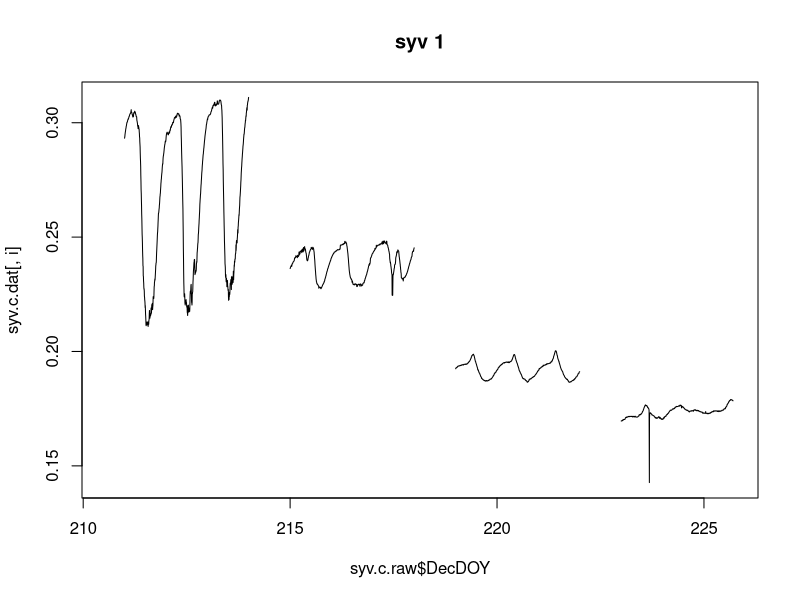
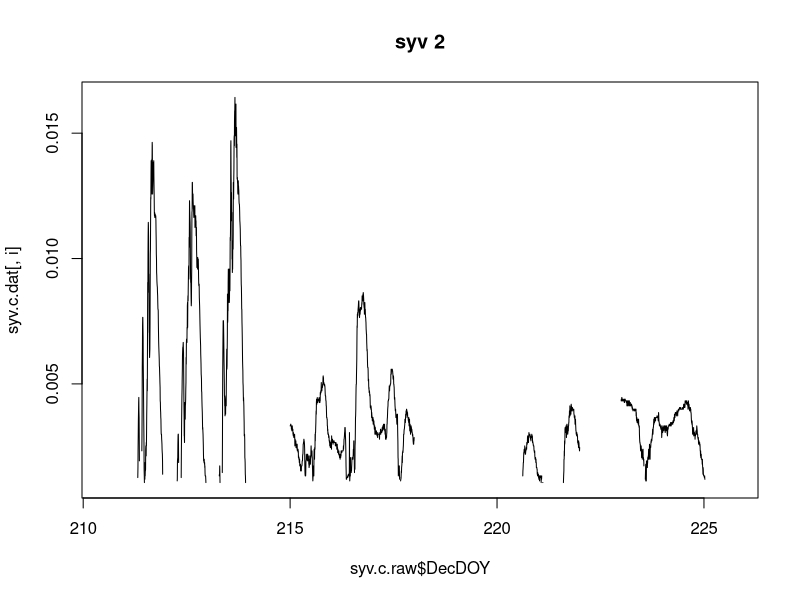
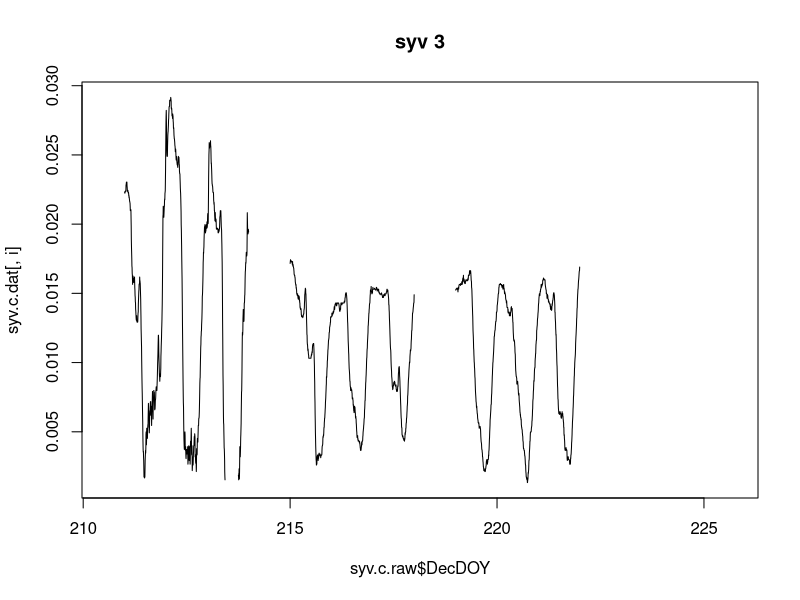
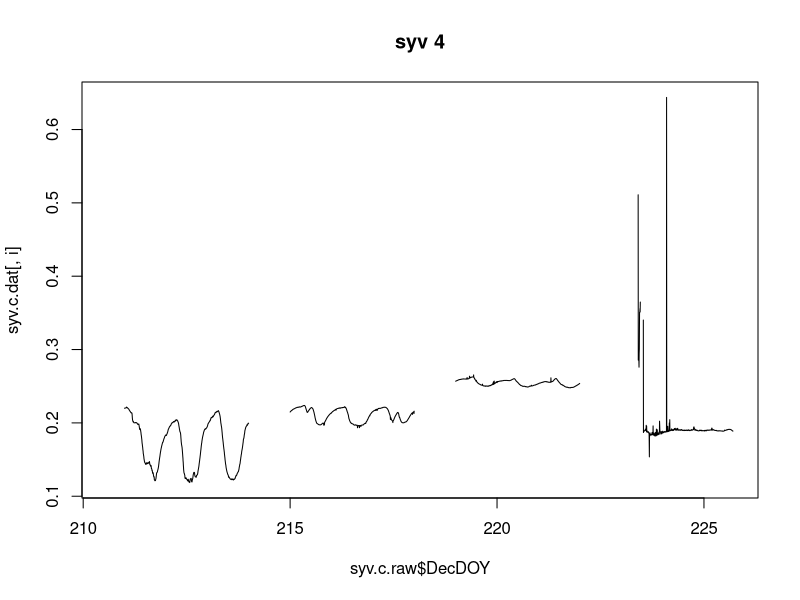
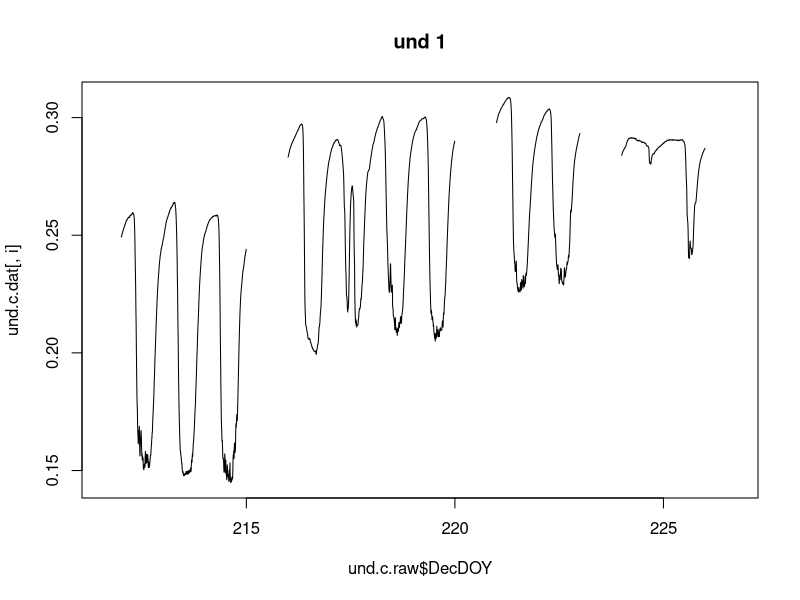
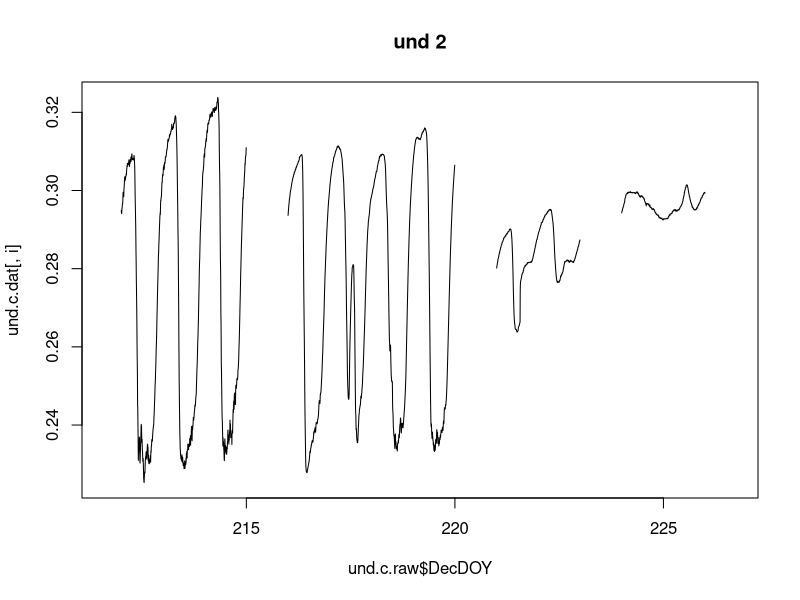
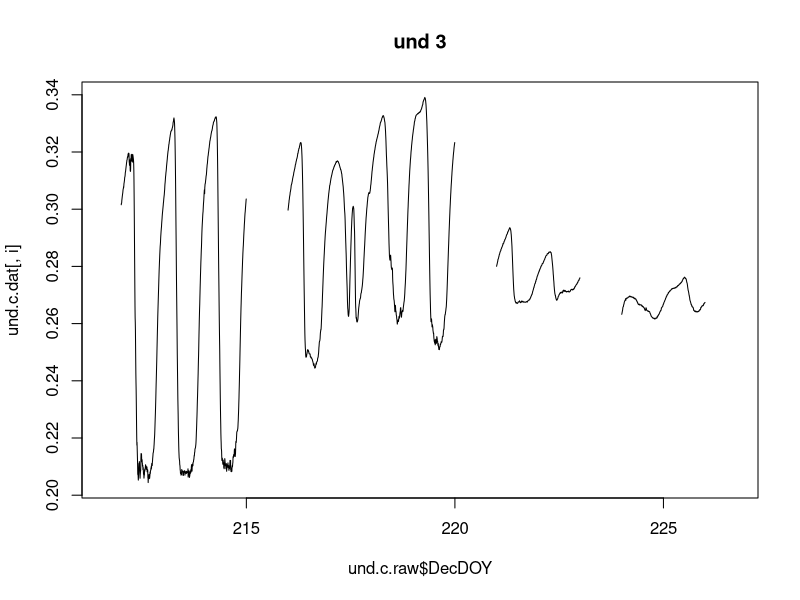
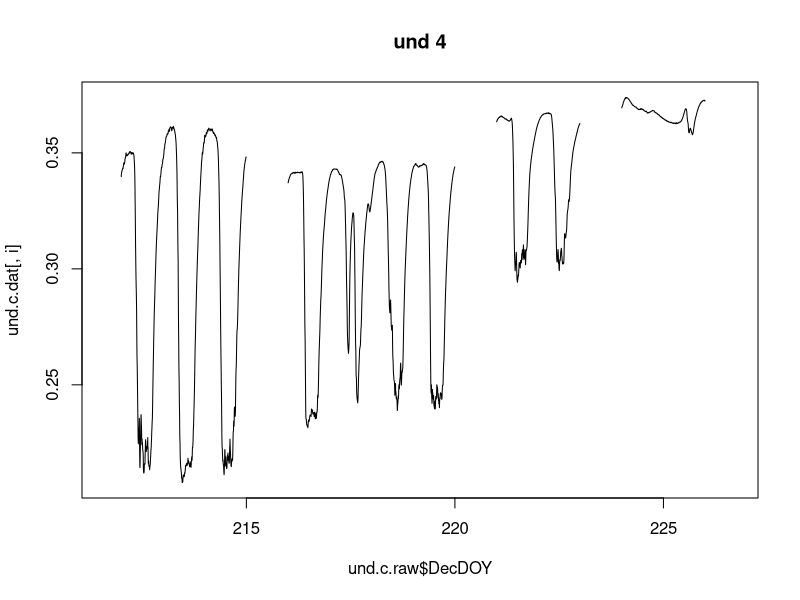

Reproduce these figures in R, in order. (Note: this script raises an error after producing the figures.)
#Calculates radial profiles from calibration experiment 
#in which a long needle measured sap flux for ~3 days at each of 4 depths.

#Data from calibration 
syv.c.raw<-read.csv('SYV_Calib.csv')
und.c.raw<-read.csv('UND_Calib.csv')
wcr.c.raw<-read.csv('WCR_Calib.csv')

#WCR has an extra day with messy data. Remove
wcr.c.raw<-wcr.c.raw[wcr.c.raw$DOY > 208,]


sc<-8 #First column with main data

#Cleanup
syv.c.dat<-syv.c.raw[,sc:ncol(syv.c.raw)]
syv.c.dat[syv.c.dat<0.001 | syv.c.dat> 1]<-NaN
und.c.dat<-und.c.raw[,sc:ncol(und.c.raw)]
und.c.dat[und.c.dat<0.001 | und.c.dat> 1]<-NaN
wcr.c.dat<-wcr.c.raw[,sc:ncol(wcr.c.raw)]
wcr.c.dat[wcr.c.dat<0.001 | wcr.c.dat> 1]<-NaN

#Days when sensor was moved between depths (from field journal)
und.switchdays<-c(211,215,220,223,226)
wcr.switchdays<-c(209,213,217,221,224)
syv.switchdays<-c(210,214,218,222,226)


#take out days where I switched the sensor
syv.c.dat[syv.c.raw$DOY %in% syv.switchdays,]<-NaN
#& syv.c.raw$H > 6 &syv.c.raw$H< 22,] <- NaN
und.c.dat[und.c.raw$DOY %in% und.switchdays,]<-NaN
#& und.c.raw$H > 6 &und.c.raw$H< 22,] <- NaN
wcr.c.dat[wcr.c.raw$DOY %in% wcr.switchdays,]<-NaN
#& wcr.c.raw$H > 6 &wcr.c.raw$H< 22,] <- NaN

#First look plots
for(i in 1:4){
  plot( syv.c.raw$DecDOY,syv.c.dat[,i], main=paste('syv', i), type='l')
}
for(i in 1:5){
  plot(und.c.raw$DecDOY, und.c.dat[,i],  main=paste('und', i), type='l')
}
for(i in 1:2){
  plot(wcr.c.raw$DecDOY, wcr.c.dat[,i], main=paste('wcr', i), type='l')
}


sites<-list(wcr.c.dat,syv.c.dat,und.c.dat)
meta.raw<-list(wcr.c.raw,syv.c.raw,und.c.raw)
names<-c('wcr','syv','und')

#Loop for all 3 sites. Probably would have been more efficient as a function but it works
for (s in 1:3){
  DAT<-sites[[s]]      #Grab data for a site
  meta<-meta.raw[[s]]  #Grab metadata for same site
  
  DAT.t<-cbind(meta$DOY, DAT) #Timeseries + raw data. Same for all sites
  colnames(DAT.t)<-c('DOY', colnames(DAT))
  
  #Set reusable params. Seriously this should have been a function.
  nObs<-nrow(DAT)
  DOYs<-unique(meta$DOY)
  nDays<-length(DOYs)
  nSensors<-ncol(DAT)
  Sensornames<-colnames(DAT)
  
  #Convert to flow. Throws errors because of days with all NaNs. Don't worry about it.
  maxes<-aggregate(DAT.t, by=list(DAT.t$DOY), FUN=max, na.rm=TRUE)
  maxes<-maxes[,3:ncol(maxes)]
  maxes[maxes==-Inf]<-NaN
  
  #Make repeating timeseries of maxes for sapflux calculation.
  Daymaxes<-as.data.frame(matrix(data=NaN,nrow=nObs, ncol=nSensors))
  Daymax.names<-rep(NaN, nSensors)
  for (v in 1:nSensors){
    print(v)
    Daymaxvec<-rep(NaN, nObs)
    for (i in 1:nDays){
      Daymaxvec[DAT.t$DOY==DOYs[i]]<-maxes[i,v]    
    }
    Daymaxes[,v]<-Daymaxvec 
    Daymax.names[v]<- paste(Sensornames[v],"max", sep='_')
  }
  colnames(Daymaxes)<-Daymax.names
  rm(Daymax.names, Daymaxvec)
  
# To flow
K<-as.data.frame(matrix(data=NaN,nrow=nObs, ncol=nSensors))
K.names<-rep(NaN, nSensors)
Flux<-as.data.frame(matrix(data=NaN,nrow=nObs, ncol=nSensors))
Flux.names<-rep(NaN, nSensors)
for(v in 1:nSensors){
  K[,v]<-((Daymaxes[,v]-DAT[,v])/DAT[,v])
  Flux[,v]<-0.000119*(K[,v])^1.231
  
  K.names[v]<-paste(Sensornames[v], "K",sep='_')
  Flux.names[v]<-paste(Sensornames[v], "Flux", sep='')                   
}

colnames(K)<-K.names
colnames(Flux)<-Flux.names

rm(K.names, K)

#Rename to save results
if(s==1){wcr.flux<-Flux} 
if(s==2){syv.flux<-Flux}
if(s==3){und.flux<-Flux}
  
}

#Plot flow. Nice decreasing pattern on most. Some SYV sensors break.
for(i in 1:4){
  plot( syv.c.raw$DecDOY,syv.flux[,i], main=paste('syv flux', i), type='l')
}
for(i in 1:5){
  plot(und.c.raw$DecDOY, und.flux[,i],  main=paste('und flux', i), type='l')
}
for(i in 1:2){
  plot(wcr.c.raw$DecDOY, wcr.flux[,i], main=paste('wcr flux', i), type='l')
}

rm('Flux','meta','Daymaxes')

#Ratios

#Prep for aggregation. Another thing that should be a function. 
#Geez 2016 me, get yourself together!
und.dectime<-(und.c.raw$H)+((und.c.raw$M)/60)
und.flux.t<-cbind(und.c.raw$DOY, und.dectime, und.flux)
colnames(und.flux.t)<-c('DOY','DecTime', colnames(und.flux))

syv.dectime<-(syv.c.raw$H)+((syv.c.raw$M)/60)
syv.flux.t<-cbind(syv.c.raw$DOY, syv.dectime, syv.flux)
colnames(syv.flux.t)<-c('DOY','DecTime', colnames(syv.flux))

wcr.c.raw$M<-as.numeric(levels(wcr.c.raw$M))[wcr.c.raw$M]
wcr.dectime<-(wcr.c.raw$H)+((wcr.c.raw$M)/60)
wcr.flux.t<-cbind(wcr.c.raw$DOY, wcr.dectime, wcr.flux)
colnames(wcr.flux.t)<-c('DOY','DecTime', colnames(wcr.flux))

#It rained on DOY 217. Remove.
#wcr.c.raw[wcr.c.raw$DOY == 217,]  #Change day for WCR so already NaN'd
syv.flux.t[syv.flux.t$DOY == 217 & syv.flux.t$DecTime >10 & syv.flux.t$DecTime<16,3:6]<-NaN
und.flux.t[und.flux.t$DOY == 217 & und.flux.t$DecTime >10 & und.flux.t$DecTime<16,3:7]<-NaN

#Position 1 (Normal 10mm depth, middle of 0 - 20 mm ring). Days from field journal.
und.d1<-und.flux.t[und.flux.t$DOY %in% c(212:214),]  #Pull days of interest
und.p1<-aggregate(und.d1, by=list(und.d1$DecTime), FUN=mean, na.rm=TRUE) #average 5-min rates across the ~3 days to make an avg daily profile

syv.d1<-syv.flux.t[syv.flux.t$DOY %in% c(211:213),]
syv.p1<-aggregate(syv.d1, by=list(syv.d1$DecTime), FUN=mean, na.rm=TRUE)

wcr.d1<-wcr.flux.t[wcr.flux.t$DOY %in% c(210:212),]
wcr.p1<-aggregate(wcr.d1, by=list(wcr.d1$DecTime), FUN=mean, na.rm=TRUE)

rm('und.d1','syv.d1','wcr.d1')

#Position 2 (30 mm depth; middle of 20 - 40mm ring)
und.d2<-und.flux.t[und.flux.t$DOY %in% c(216:219),]
und.p2<-aggregate(und.d2, by=list(und.d2$DecTime), FUN=mean, na.rm=TRUE)

syv.d2<-syv.flux.t[syv.flux.t$DOY %in% c(215:217),]
syv.p2<-aggregate(syv.d2, by=list(syv.d2$DecTime), FUN=mean, na.rm=TRUE)

wcr.d2<-wcr.flux.t[wcr.flux.t$DOY %in% c(214:216),]
wcr.p2<-aggregate(wcr.d2, by=list(wcr.d2$DecTime), FUN=mean, na.rm=TRUE)

rm('und.d2','syv.d2','wcr.d2')

#Position 3 (50mm depth, 40 - 60mm ring)
und.d3<-und.flux.t[und.flux.t$DOY %in% c(221:222),]
und.p3<-aggregate(und.d3, by=list(und.d3$DecTime), FUN=mean, na.rm=TRUE)

syv.d3<-syv.flux.t[syv.flux.t$DOY %in% c(219:221),]
syv.p3<-aggregate(syv.d3, by=list(syv.d3$DecTime), FUN=mean, na.rm=TRUE)

wcr.d3<-wcr.flux.t[wcr.flux.t$DOY %in% c(218:220),]
wcr.p3<-aggregate(wcr.d3, by=list(wcr.d3$DecTime), FUN=mean, na.rm=TRUE)

rm('und.d3','syv.d3','wcr.d3')

#Position 4 (70mm depth, 60 - 80mm ring)
und.d4<-und.flux.t[und.flux.t$DOY %in% c(224:225),]
und.p4<-aggregate(und.d4, by=list(und.d4$DecTime), FUN=mean, na.rm=TRUE)

syv.d4<-syv.flux.t[syv.flux.t$DOY %in% c(223:225),]
syv.p4<-aggregate(syv.d4, by=list(syv.d4$DecTime), FUN=mean, na.rm=TRUE)

wcr.d4<-wcr.flux.t[wcr.flux.t$DOY %in% c(222:223),]
wcr.p4<-aggregate(wcr.d4, by=list(wcr.d4$DecTime), FUN=mean, na.rm=TRUE)

rm('und.d4','syv.d4','wcr.d4')

#Scoop data together. This is attrociously inefficient.
wcr.c1<-cbind(wcr.p1[4],wcr.p2[4],wcr.p3[4],wcr.p4[4])
wcr.c2<-cbind(wcr.p1[5],wcr.p2[5],wcr.p3[5],wcr.p4[5])

syv.c1<-cbind(syv.p1[4],syv.p2[4],syv.p3[4],syv.p4[4])
syv.c2<-cbind(syv.p1[5],syv.p2[5],syv.p3[5],syv.p4[5])
syv.c3<-cbind(syv.p1[6],syv.p2[6],syv.p3[6],syv.p4[6])
syv.c4<-cbind(syv.p1[7],syv.p2[7],syv.p3[7],syv.p4[7])

und.c1<-cbind(und.p1[4],und.p2[4],und.p3[4],und.p4[4])
und.c2<-cbind(und.p1[5],und.p2[5],und.p3[5],und.p4[5])
und.c3<-cbind(und.p1[6],und.p2[6],und.p3[6],und.p4[6])
und.c4<-cbind(und.p1[7],und.p2[7],und.p3[7],und.p4[7])
und.c5<-cbind(und.p1[8],und.p2[8],und.p3[8],und.p4[8])

rm('syv.p1','syv.p2','syv.p3','syv.p4','und.p1','und.p2','und.p3','und.p4',
   'wcr.p1','wcr.p2','wcr.p3','wcr.p4')

#Combine into lists for looping
und.c<-list(und.c1,und.c2,und.c3,und.c4,und.c5)
syv.c<-list(syv.c1,syv.c2,syv.c3,syv.c4)
wcr.c<-list(wcr.c1,wcr.c2)

rm('und.c1','und.c2','und.c3','und.c4','und.c5','syv.c1',
        'syv.c2','syv.c3','syv.c4','wcr.c1','wcr.c2')


#Profiles

par(mfrow=c(1,2))

#UNDERC
datlist.und<-list()
profs.und<-matrix(data=NA, nrow=5, ncol=4) #space
for (r in 1:length(und.c)){  #each member of und.c is data from one of the UND sensors. Thus this loops over 5 sensors
  dat<-und.c[[r]]     #Pull sensor. Will be 288 rows b/c there are 288 5 min periods in a day
  dat.r<-dat/dat[,1]  #Flux relative to the normal 10mm position (theoretically highest flux rate); will normally be less than 1
  dat.r.sub<-dat.r[145:192,1:4] #Subset to midday 12 - 4 
  datlist.und[[r]]<-dat.r.sub
  profs.und[r,]<-colMeans(dat.r.sub)
  plot(colMeans(dat.r.sub), main=paste('UND C',r, sep=''))
  lines(colMeans(dat.r.sub))
}

#WCR
datlist.wcr<-list()
profs.wcr<-matrix(data=NA, nrow=length(wcr.c), ncol=4)
for (r in 1:length(wcr.c)){
  dat<-wcr.c[[r]]
  dat.r<-dat/dat[,1]
  dat.r.sub<-dat.r[145:192,1:4]
  datlist.wcr[[r]]<-dat.r.sub
  profs.wcr[r,]<-colMeans(dat.r.sub)
  plot(colMeans(dat.r.sub), main=paste('WCR C',r, sep=''))
  lines(colMeans(dat.r.sub))
}


#SYV
datlist.syv<-list()
profs.syv<-matrix(data=NA, nrow=length(syv.c), ncol=4)
for (r in 1:length(syv.c)){
  dat<-syv.c[[r]]
  dat.r<-dat/dat[,1]
  dat.r.sub<-dat.r[145:192,1:4]
  datlist.syv[[r]]<-dat.r.sub
  profs.syv[r,]<-colMeans(dat.r.sub)
  if(r==4){dat.r.sub[,4]<-NA}  #take out 4th measurement time for sensor 4 (sensor broke between depth 3 and 4)
  if(r==1 | r==4){  #Don't use 2 or 3; these sensors had strange behavior from day 1
    plot(colMeans(dat.r.sub), main=paste('SYV C',r, sep=''))
    lines(colMeans(dat.r.sub))}
}

rm('dat.r','dat.r.sub','dat')

#Aggregate profiles

syv.c.names<-c('S1', 'S2','S3','S4')
syv.c.valid<-c(2,3,1,3)  #Best guess: set by allometric sapwood depth of each tree, e.g. C1 must have predicted SWD either <50mm or <70mm
syv.agg<-(cbind(syv.c.names, profs.syv, syv.c.valid))
syv.agg[2:3,2:5]<-NaN #NAN broken sensors 2 & 3
syv.agg[4,5]<-NaN # NAN broken 4th band of sensor 4

und.c.names<-c('U1', 'U2','U3','U4','U5')
und.c.valid<-c(2,4,2,1,3)
und.agg<-cbind(und.c.names, profs.und, und.c.valid)

wcr.c.names<-c('W1','W2')
wcr.c.valid<-c(1,2)
wcr.agg<-cbind(wcr.c.names, profs.wcr, wcr.c.valid)

#All profiles in one place
profile<-as.data.frame(rbind(wcr.agg,und.agg,syv.agg))
colnames(profile)<-c('site','P1','P2','P3','P4','valid')

rm ('profs.syv','profs.und','profs.wcr','syv.agg','und.agg','wcr.agg')

#Fucking factors
profile$P1<-as.numeric(levels(profile$P1)[profile$P1])
profile$P2<-as.numeric(levels(profile$P2)[profile$P2])   
profile$P3<-as.numeric(levels(profile$P3)[profile$P3])
profile$P4<-as.numeric(levels(profile$P4)[profile$P4])
profile$valid<-as.numeric(levels(profile$valid)[profile$valid])

#Adjusted based on manual inspection of curves
adj.valid<-c(2,3,3,3,2,2,3,2,4,4,3) 
#Extended to points in the curve where it appeas sapwood continues 
#(i.e. there is substantial flux) even though allometry predicts thinner sapwood
profile$adj<-adj.valid

profile.val<-profile

#NANs unlikely profile values
for (r in 1:nrow(profile.val)){
  if(profile.val[r,7]<4){
  profile.val[r,((profile.val[r,7]+2):5)]<-NaN
  #This is terrible. The +2 (a) shifts for the site column and 
  #(b) makes sure that the first valid value is included.
  }
}

#Optionally take out the weird basswood value
profile.val.n<-profile.val
profile.val.n$P3[2]<-NaN
#Using a column index of 7 gives adapted indices. Column 6 has strict indices
#Overall profiles
plot(colMeans(profile.val[1:7, 2:5], na.rm=TRUE), main='Hardwoods')
lines(colMeans(profile.val[1:7, 2:5], na.rm=TRUE))

plot(colMeans(profile.val.n[1:7, 2:5], na.rm=TRUE), main='Hardwoods, no weird TIAM')
lines(colMeans(profile.val.n[1:7, 2:5], na.rm=TRUE))

plot(colMeans(profile.val[c(8,11), 2:5], na.rm=TRUE), main='Hemlock')
lines(colMeans(profile.val[c(8,11), 2:5], na.rm=TRUE))


#by species
par(mfrow=c(3,2), mar=c(4,5,2,0.3));ylab<-expression("Relative"~J[s])

plot(colMeans(profile.val[c(2,5), 2:5], na.rm=TRUE), main='TIAM', ylim=c(0,1.2), ylab=ylab, xlab="", xaxt='n')
lines(colMeans(profile.val[c(2,5), 2:5], na.rm=TRUE))
axis(side=1, at=c(1,2,3,4), labels=c(10,30,50,70))

plot(colMeans(profile.val[c(3:4), 2:5], na.rm=TRUE), main='POTR', ylim=c(0,1.2), ylab="", xlab="", xaxt='n')
lines(colMeans(profile.val[c(3:4), 2:5], na.rm=TRUE))
axis(side=1, at=c(1,2,3,4), labels=c(10,30,50,70))

plot(colMeans(profile.val[c(6:7), 2:5], na.rm=TRUE), main='Acer spp.', ylim=c(0,1.2), ylab=ylab, xlab="", xaxt='n')
lines(colMeans(profile.val[c(6:7), 2:5], na.rm=TRUE))
axis(side=1, at=c(1,2,3,4), labels=c(10,30,50,70))

plot(colMeans(profile.val[c(8,11), 2:5], na.rm=TRUE), main='TSCA', ylim=c(0,1.2), ylab="", xlab="Depth (mm)", xaxt='n')
lines(colMeans(profile.val[c(8,11), 2:5], na.rm=TRUE))
axis(side=1, at=c(1,2,3,4), labels=c(10,30,50,70))

plot(colMeans(profile.val[1, 2:5], na.rm=TRUE), main='OSVI', ylim=c(0,1.2), ylab=ylab, xlab="Depth (mm)", xaxt='n')
lines(colMeans(profile.val[1, 2:5], na.rm=TRUE))
axis(side=1, at=c(1,2,3,4), labels=c(10,30,50,70))

